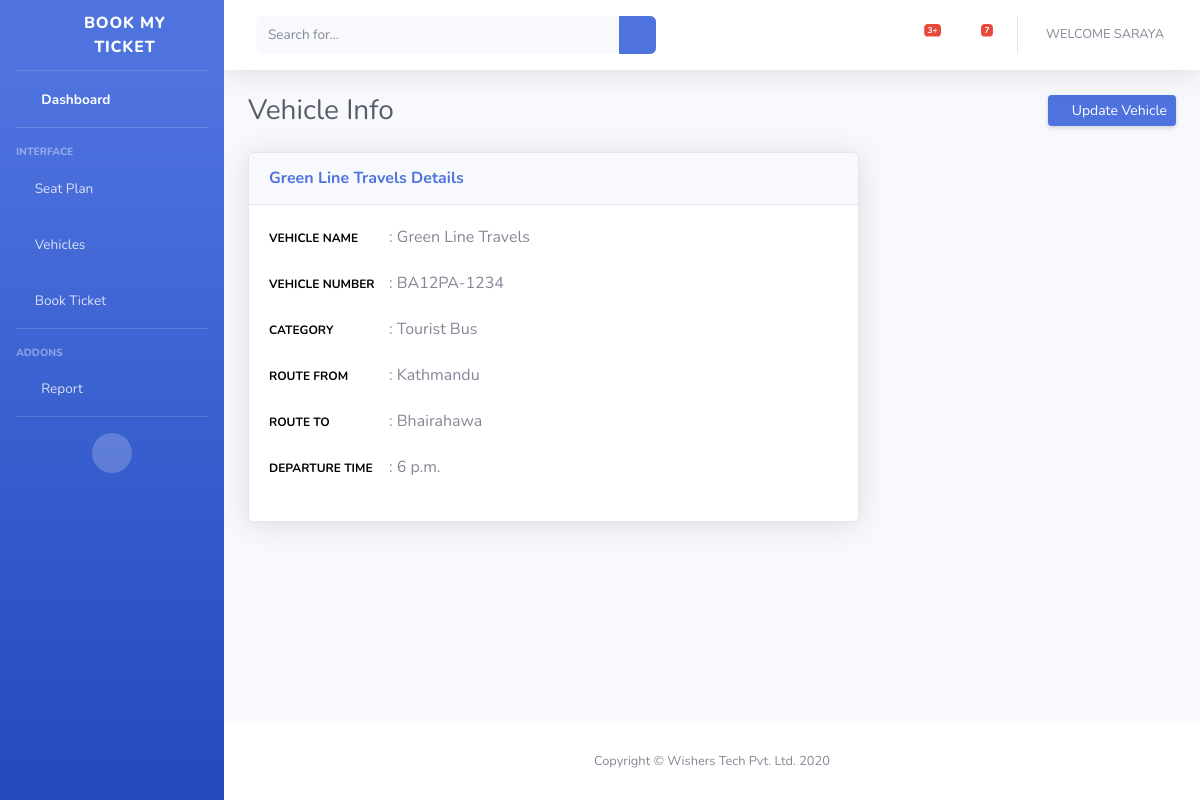
Page /viewvehicle/1/ (signed in) on the committed database.
### ticketsystem/models.py (models this page shows, shortened)
class Vehicle(models.Model):
    vehicle_name=models.CharField(max_length=100, db_index=True, null=True)
    vehicle_number=models.CharField(max_length=20, null=True)
    facility=models.ManyToManyField(Facility)
    category=models.ForeignKey(Category, related_name='vehiclecategory', null=True, on_delete=models.SET_NULL)
    departurefrom=models.IntegerField(null=True)
    departureto=models.IntegerField(null=True)
    departuretime=models.TimeField()
    seatplan=models.ForeignKey(SeatPlan, null=True, on_delete=models.SET_NULL)
    seatcapacity=models.PositiveIntegerField(null=True)
    ticketprice=models.PositiveIntegerField()
    vehicleowner=models.ForeignKey(VehicleCompany,related_name='company', null=True, on_delete=models.SET_NULL)
    vehicle_photo=models.ImageField(null=True,blank=True)
    slug=models.SlugField(max_length=100,db_index=True, unique=True)
    boardingpointone=models.CharField(max_length=200,null=True, blank=True)
    boardingpointtwo=models.CharField(max_length=200,null=True, blank=True)
    boardingpointthree=models.CharField(max_length=200,null=True, blank=True)
    dropoffpointone=models.CharField(max_length=200,null=True, blank=True)
    dropoffpointtwo=models.CharField(max_length=200,null=True, blank=True)
    dropoffpointthree=models.CharField(max_length=200,null=True, blank=True)
    class Meta:
        ordering=('vehicle_name',)
        index_together=(('id','slug'))

class Category(models.Model):
    category=models.CharField(max_length=100)
    class Meta:
        ordering=('category',)
        verbose_name='category'
        verbose_name_plural='categories'
    def __str__(self):
        return self.category

class RouteDestination(models.Model):
    destinationlocation=models.CharField(max_length=100)
    class Meta:
        ordering=('destinationlocation',)
        verbose_name='route'
        verbose_name_plural='routes'

### ticketsystem/decorators.py (the view)
        def wrapper_func(request, *args, **kwargs):
            statusinfo=VehicleCompany.objects.get(user_auth=request.user)
            print(statusinfo.account_status)
            if statusinfo.account_status in allowed_user:
                return view_func(request, *args, **kwargs)
            elif statusinfo.account_status == 'Pending':
                return redirect('/pending/')
            else:
                return redirect('/deactivated/')

### ticketsystem/views.py (called while the page is built)
@active_users(allowed_user=['Active'])
def viewvehicle(request,pk,cid=None):
    destination=RouteDestination.objects.all()
    vehicle=Vehicle.objects.get(id=pk)
    context={'vehicle':vehicle,'destination':destination}
    return render(request,'ticketsystem/viewvehicle.html',context)

### ticketsystem/templates/ticketsystem/viewvehicle.html
{% extends 'ticketsystem/main.html' %}
{% block content %}
<div class="container-fluid">
    <div class="d-sm-flex align-items-center justify-content-between mb-4">
        <h1 class="h3 mb-0 text-gray-800">Vehicle Info</h1>
        <a href="/updateVehicle/{{vehicle.id}}" class="d-none d-sm-inline-block btn btn-sm btn-primary shadow-sm"><i class="fas fa-edit"></i> Update Vehicle</a>
    </div>
    <div class="row">
        <div class="col-xl-8 col-lg-7">
            <div class="card shadow mb-4">
            <div class="card-header py-3 d-flex flex-row align-items-center justify-content-between">
                <h6 class="m-0 font-weight-bold text-primary">{{vehicle.vehicle_name}} Details</h6>
            </div>
            <div class="card-body">
                <p><label class="companyinfo_label">Vehicle Name</label>: {{vehicle.vehicle_name}}</p>
                <p><label class="companyinfo_label">Vehicle Number</label>: {{vehicle.vehicle_number}}</p>
                <p><label class="companyinfo_label">Category</label>: {{vehicle.category}}</p>
                <p><label class="companyinfo_label">Route From</label>: {% for dest in destination %}{% if dest.id == vehicle.departurefrom %}{{dest.destinationlocation}}{%endif%}{%endfor%}</p>
                <p><label class="companyinfo_label">Route To</label>: {% for dest in destination %}{% if dest.id == vehicle.departureto %}{{dest.destinationlocation}}{%endif%}{%endfor%}</p>
                <p><label class="companyinfo_label">Departure Time</label>: {{vehicle.departuretime}}</p>
            </div>
            </div>
        </div>
    </div>
</div>
{% endblock %}

### ticketsystem/templates/ticketsystem/topnavigation.html (shortened to what this page needs)
<nav class="navbar navbar-expand navbar-light bg-white topbar mb-4 static-top shadow">
    <form class="d-none d-sm-inline-block form-inline mr-auto ml-md-3 my-2 my-md-0 mw-100 navbar-search">
      <div class="input-group">
        <input type="text" class="form-control bg-light border-0 small" placeholder="Search for..." aria-label="Search" aria-describedby="basic-addon2">
        <div class="input-group-append">
          <button class="btn btn-primary" type="button">
            <i class="fas fa-search fa-sm"></i>
          </button>
        </div>
      </div>
    </form>
    <ul class="navbar-nav ml-auto">
      <li class="nav-item dropdown no-arrow mx-1">
        <a class="nav-link dropdown-toggle" href="#" id="alertsDropdown" role="button" data-toggle="dropdown" aria-haspopup="true" aria-expanded="false">
          <i class="fas fa-bell fa-fw"></i>
          <span class="badge badge-danger badge-counter">3+</span>
        </a>
      </li>
      <li class="nav-item dropdown no-arrow mx-1">
        <a class="nav-link dropdown-toggle" href="#" id="messagesDropdown" role="button" data-toggle="dropdown" aria-haspopup="true" aria-expanded="false">
          <i class="fas fa-envelope fa-fw"></i>
          <span class="badge badge-danger badge-counter">7</span>
        </a>
      </li>
      <li class="nav-item dropdown no-arrow">
        <a class="nav-link dropdown-toggle" href="#" id="userDropdown" role="button" data-toggle="dropdown" aria-haspopup="true" aria-expanded="false">
          <span class="mr-2 d-none d-lg-inline text-gray-600 small userprofile">Welcome {{request.user}}</span>
        </a>
      </li>
    </ul>
  </nav>

### static/css/main.css (style rules this page uses)
.userprofile { text-transform: uppercase; }
.companyinfo_label { font-size: 12px; text-transform: uppercase; font-weight: 700; min-width: 120px; color: #000; }

### rows in the picture
Vehicle: vehicle_name "Green Line Travels", vehicle_number "BA12PA-1234", category "Tourist Bus", departuretime "6 p.m."
RouteDestination: destinationlocation "Kathmandu"
RouteDestination: destinationlocation "Bhairahawa"

### other values in the picture
{{ request.user }} "SARAYA"
